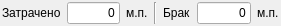
<?xml version="1.0" encoding="UTF-8"?>
<ui version="4.0">
 <class>WoffWidget</class>
 <widget class="QWidget" name="WoffWidget">
  <property name="geometry">
   <rect>
    <x>0</x>
    <y>0</y>
    <width>281</width>
    <height>24</height>
   </rect>
  </property>
  <property name="windowTitle">
   <string>Form</string>
  </property>
  <layout class="QHBoxLayout" name="horizontalLayout">
   <property name="margin">
    <number>2</number>
   </property>
   <item>
    <widget class="QLabel" name="label">
     <property name="text">
      <string>Затрачено</string>
     </property>
    </widget>
   </item>
   <item>
    <widget class="SizeEdit" name="spend">
     <property name="maximumSize">
      <size>
       <width>60</width>
       <height>16777215</height>
      </size>
     </property>
     <property name="text">
      <string>0</string>
     </property>
     <property name="alignment">
      <set>Qt::AlignRight|Qt::AlignTrailing|Qt::AlignVCenter</set>
     </property>
    </widget>
   </item>
   <item>
    <widget class="QLabel" name="spendUnit">
     <property name="text">
      <string>м.п.</string>
     </property>
    </widget>
   </item>
   <item>
    <widget class="Line" name="line">
     <property name="orientation">
      <enum>Qt::Vertical</enum>
     </property>
    </widget>
   </item>
   <item>
    <widget class="QLabel" name="label_2">
     <property name="text">
      <string>Брак</string>
     </property>
    </widget>
   </item>
   <item>
    <widget class="SizeEdit" name="waste">
     <property name="maximumSize">
      <size>
       <width>60</width>
       <height>16777215</height>
      </size>
     </property>
     <property name="text">
      <string>0</string>
     </property>
     <property name="alignment">
      <set>Qt::AlignRight|Qt::AlignTrailing|Qt::AlignVCenter</set>
     </property>
    </widget>
   </item>
   <item>
    <widget class="QLabel" name="wasteUnit">
     <property name="text">
      <string>м.п.</string>
     </property>
    </widget>
   </item>
  </layout>
 </widget>
 <customwidgets>
  <customwidget>
   <class>SizeEdit</class>
   <extends>QLineEdit</extends>
   <header>utility/sizeedit.h</header>
  </customwidget>
 </customwidgets>
 <resources/>
 <connections/>
</ui>
